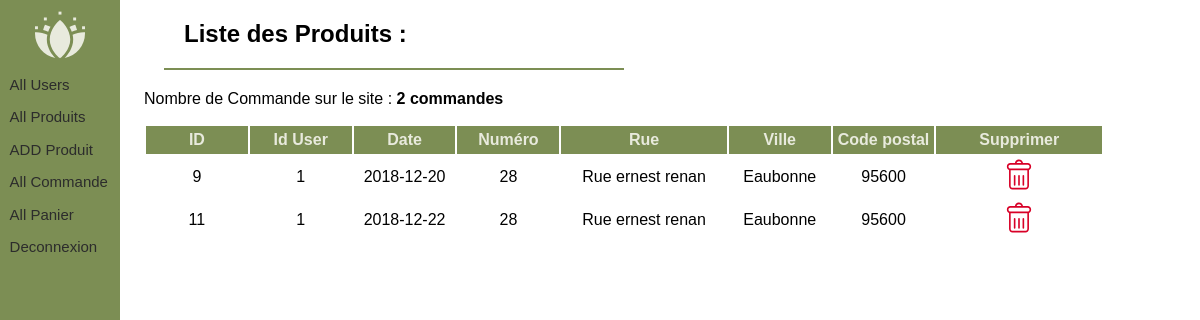
Screenshot of /backOffice79816/ALLCommande (signed in) with the database file from the repository.
### tables this page shows
CREATE TABLE `Commande` (
  `id` int(11) NOT NULL,
  `id_users` int(10) NOT NULL,
  `date` varchar(255) NOT NULL,
  `numero` varchar(10) NOT NULL,
  `rue` text NOT NULL,
  `ville` text NOT NULL,
  `codePostal` varchar(10) NOT NULL
);

### backOffice79816/controller/AllCommande.php (called while the page is built, shortened)
<?php
$objOffice = new office($connect);
$nbCommande = $objOffice->nbCommande();
?>

### backOffice79816/models/connect.class.php (called while the page is built, shortened)
<?php
class connect {
    public function setConnect(PDO $connect)
    {
        $this -> _connect = $connect;
    }
}
?>

### backOffice79816/models/office.class.php (called while the page is built, shortened)
<?php
class office extends connect
{
    function ListeCommandes(){
        $req = $this -> _connect -> query("SELECT * FROM Commande");
        $res = $req->fetchAll();
        return $res;
    }
    function nbCommande(){
        $req = $this -> _connect -> query("SELECT * FROM Commande");
        $nb = $req -> rowCount();
        return $nb;
    }
}
?>

### backOffice79816/views/ALLCommande.php (the view, shortened to what this page needs)
<?php
require "controller/AllCommande.php";
?>
<section>
    <div id="Liste_Commande">
        <div class="Title">
            <h2>Liste des Produits : </h2>
            <div class="barre"></div>
        </div>
        <div class="stat">
            <p>Nombre de Commande sur le site : <strong><?php echo $nbCommande ?> commandes</strong></p>
        </div>
        <div class="Table">
            <table>
                <tr class="Table_Menu">
                    <td style="width: 70px;">ID</td>
                    <td style="width: 70px;">Id User</td>
                    <td style="width: 70px;">Date</td>
                    <td style="width: 70px;">Numéro</td>
                    <td style="width: 120px;">Rue</td>
                    <td style="width: 70px;">Ville</td>
                    <td style="width: 70px;">Code postal</td>
                    <td style="width: 120px;">Supprimer</td>
                </tr>
                <?php
                foreach ($objOffice->ListeCommandes() as $res){
                    ?>
                    <tr class="Table_Commande">
                        <td><?php echo $res['id'] ;?></td>
                        <td><?php echo $res['id_users'] ;?></td>
                        <td><?php echo $res['date'] ;?></td>
                        <td><?php echo $res['numero'] ;?></td>
                        <td><?php echo $res['rue'] ;?></td>
                        <td><?php echo $res['ville'] ;?></td>
                        <td><?php echo $res['codePostal'] ;?></td>
                        <td>
                            <form method="post">
                                <input name="DeleteCommande" type="image" src="./../images/icones/delete-button.svg"
                                       style="width: 30px; height: 35px;">
                            </form>
                        </td>
                    </tr>
                    <?php
                }
                ?>
            </table>
        </div>
    </div>
</section>

### styles/officeStyle.css (style rules this page uses)
html, body { margin: 0; padding: 0; }
.Title { margin: 20px; }
.Title h2 { margin: 20px; font-family: 'Oxygen', sans-serif; }
.barre { width: 50%; height: 2px; background: #7c8e54; margin: 1% 0%; }
.stat p { font-family: 'Oxygen', sans-serif; }
.Table { width: 100%; overflow: auto; height: 690px; }
.Table table { width: 100%; }
.Table_Menu { background: #7c8e54; font-weight: bolder; }
.Table_Menu td { text-align: center; padding: 5px; color: #e8eadd; font-family: 'Oxygen', sans-serif; }
#Liste_Commande { float: left; width: 80%; padding-left: 2%; }
.Table_Commande td { text-align: center; font-family: 'Oxygen', sans-serif; }

### rows the page displays
commande: id "9", id_users "1", date "2018-12-20", numero "28", rue "Rue ernest renan", ville "Eaubonne", codePostal "95600"
commande: id "11", id_users "1", date "2018-12-22", numero "28", rue "Rue ernest renan", ville "Eaubonne", codePostal "95600"

### other values shown
$nbCommande "2"
